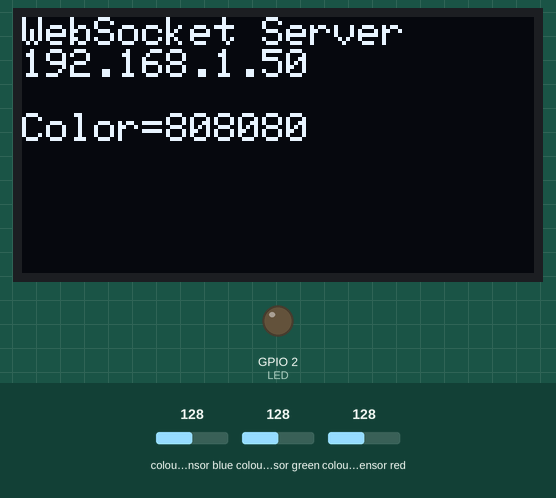
Recording of a sketch running on a simulated ESP32-C3. On the bench: 128×64 one-colour display, output pins drawn as LEDs (lit = HIGH). The inputs (shaded band) are chosen by the test bench; at power-on: colour sensor blue 128, colour sensor green 128, colour sensor red 128. WiFi joins after 1.5 s; servers stay silent unless stated; what the sketch prints to the serial monitor is not drawn.

Above: at 4.7 s.
4.8 s: colour sensor blue set to 191
At 6.1 s:
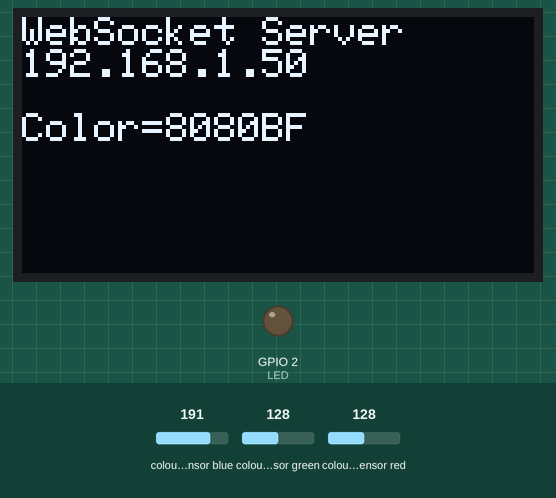
7.2 s: colour sensor green set to 250
At 9.0 s:
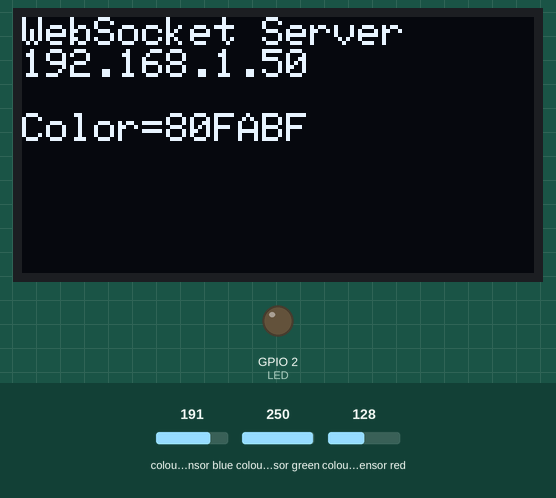
9.3 s: colour sensor red set to 5
At 11.3 s:
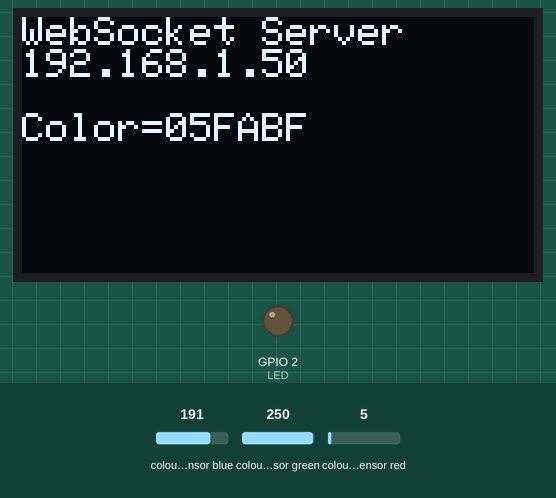
12.9 s: colour sensor blue set to 5
At 13.8 s:
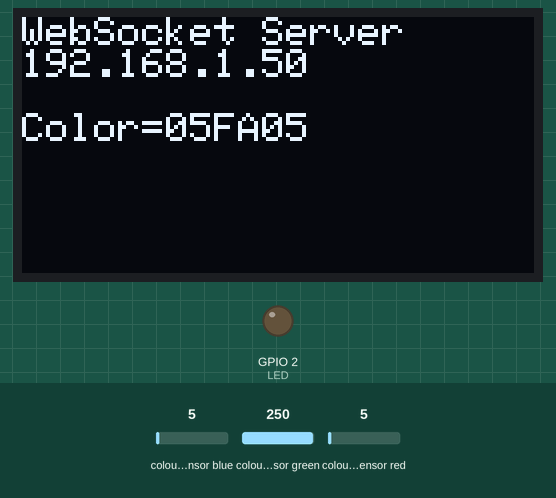
Timing chart, 0 to 15.9 s (numbered marks = the images above; inputs shaded):
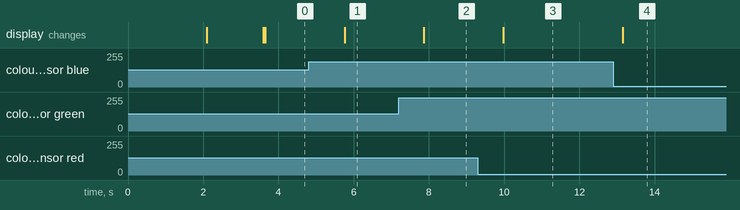

The sketch:

ChB05_-_Color_Sensor_Wifi.ino
```cpp
/*
  WebSocket LED

  ESP32-C3 Running  WebSocket Server Interfacing to the onBoard
  Color Sensor Exercise

  LEDs
  --  IO2
  --  PA7 (3)(ATTINY1614)

  IR_RECV
  --  IO3

  I2C
  --  IO18 (SCL) <-> PB0 (ATTINY1614)
  --  IO19 (SDA) <-> PB1 (ATTINY1614)

*/

#include <WiFi.h>
#include <WiFiMulti.h>
#include <WiFiClientSecure.h>

#include <WebSocketsServer.h>
#include <WebServer.h>

WiFiMulti WiFiMulti;
WebSocketsServer webSocket = WebSocketsServer(81);
WebServer server(80);


#include <Wire.h>
#include "SSD1306Ascii.h"
#include "SSD1306AsciiWire.h"
#include <Adafruit_NeoPixel.h>

#include "Adafruit_TCS34725.h"
Adafruit_TCS34725 tcs = Adafruit_TCS34725(TCS34725_INTEGRATIONTIME_614MS, TCS34725_GAIN_1X);

#define OLED_I2CAADR 0x3C

SSD1306AsciiWire oled;

// i2c PCF8574(A) Port expander
// PCF8574  -> 0 0 1 0  0 A2 A1 A0    0 0 1 1
// PCF8574A -> 0 0 1 1  1 A2 A1 A0    1 0 1 1

#define PEXP_I2CADDR 0x23
//#define PEXP_A_I2CADDR 0x3B

// i2c Slave Co-processor
#define I2CADDR 0x13
// I2C address  - MainBoard
#define I2CADDR_B 0x12

#define I2C_SDA 19
#define I2C_SCL 18
#define LED 2
#define IR_RECV 4
#define NEO_PIXEL 5
#define LED_COUNT 3

// Replace with your network credentials
const char* ssid = "REPLACE_WITH_YOUR_SSID";
const char* password = "REPLACE_WITH_YOUR_PASSWORD";


bool ledState = 0;


const char index_html[] PROGMEM = R"rawliteral(
<!DOCTYPE HTML><html>
<head>
  <title>ESP Web Server</title>
  <meta name="viewport" content="width=device-width, initial-scale=1">
  <link rel="icon" href="data:,">
  <style>
  html {
    font-family: Arial, Helvetica, sans-serif;
    text-align: center;
  }
  </style>
<title>ESP Web Server</title>
<meta name="viewport" content="width=device-width, initial-scale=1">
<link rel="icon" href="data:,">
</head>
<body>
  <div class="topnav">
    <h1>C3 CoreModule - CockroachBot WebSocket Server</h1>
  </div>
  <div class="content">
    <div class="card">
      <h2>LED - GPIO 2</h2>
      <p class="state">state: <span id="state">-</span></p>
      <p><button id="button" class="button">Toggle</button></p>
    </div>
  </div>
<script>
  var gateway = `ws://${window.location.hostname}:81`;
  var websocket;
  window.addEventListener('load', onLoad);
  function initWebSocket() {
    console.log('Trying to open a WebSocket connection...');
    websocket = new WebSocket(gateway);
    websocket.onopen    = onOpen;
    websocket.onclose   = onClose;
    websocket.onmessage = onMessage; // <-- add this line
  }
  function onOpen(event) {
    console.log('Connection opened');
  }
  function onClose(event) {
    console.log('Connection closed');
    setTimeout(initWebSocket, 2000);
  }
  function onMessage(event) {
    var state;
    if (event.data == "LED=1"){
      state = "ON";
    }
    else if (event.data == "LED=0"){
      state = "OFF";
    }
    document.getElementById('state').innerHTML = state;
  }
  function onLoad(event) {
    initWebSocket();
    initButton();
  }
  function initButton() {
    document.getElementById('button').addEventListener('click', toggle);
  }
  function toggle(){
    websocket.send('toggle');
  }
</script>
</body>
</html>
)rawliteral";

//void notifyClients() {
//  ws.textAll(String(ledState));
//}

//
//String processor(const String& var){
//  Serial.println(var);
//  if(var == "STATE"){
//    if (ledState){
//      return "ON";
//    }
//    else{
//      return "OFF";
//    }
//  }
//  return String();
//}

void handleNotFound() {
  String message = "File Not Found\n\n";
  message += "URI: ";
  message += server.uri();
  message += "\nMethod: ";
  message += (server.method() == HTTP_GET) ? "GET" : "POST";
  message += "\nArguments: ";
  message += server.args();
  message += "\n";
  for (uint8_t i = 0; i < server.args(); i++) {
    message += " " + server.argName(i) + ": " + server.arg(i) + "\n";
  }
  server.send(404, "text/plain", message);
}


void webSocketEvent(uint8_t num, WStype_t type, uint8_t * payload, size_t length) {

    switch(type) {
        case WStype_DISCONNECTED:
            Serial.printf("[%u] Disconnected!\n", num);
            break;
        case WStype_CONNECTED:
            {
                IPAddress ip = webSocket.remoteIP(num);
                Serial.printf("[%u] Connected from %d.%d.%d.%d url: %s\n", num, ip[0], ip[1], ip[2], ip[3], payload);

        // send message to client
        webSocket.sendTXT(num, "Connected");
        webSocket.sendTXT(num, ledState? "LED=1": "LED=0");
            }
            break;
        case WStype_TEXT:
            Serial.printf("[%u] get Text: %s\n", num, payload);
            if (strcmp((char*)payload, "toggle") == 0) {
              ledState = !ledState;
              webSocket.broadcastTXT(ledState? "LED=1": "LED=0");
            }

            // send message to client
            // webSocket.sendTXT(num, "message here");

            // send data to all connected clients
            // webSocket.broadcastTXT("message here");
            break;
        case WStype_BIN:
            // send message to client
            // webSocket.sendBIN(num, payload, length);
            break;
    case WStype_ERROR:
    case WStype_FRAGMENT_TEXT_START:
    case WStype_FRAGMENT_BIN_START:
    case WStype_FRAGMENT:
    case WStype_FRAGMENT_FIN:
      break;
    }

}

void setup(){
  Wire.begin(I2C_SDA, I2C_SCL);
  oled.begin(&Adafruit128x64, OLED_I2CAADR);
  pinMode(LED, OUTPUT);
  digitalWrite(LED, LOW);
  delay(2000);

  Serial.begin(115200);
  oled.setFont(Adafruit5x7);
  oled.clear();
  oled.println("WebSocket Server");

  tcs.begin();

  WiFiMulti.addAP(ssid, password);

  while(WiFiMulti.run() != WL_CONNECTED) {
      delay(100);
  }
  // Print ESP Local IP Address
  Serial.println(WiFi.localIP());
  oled.println(WiFi.localIP());

  webSocket.begin();
  webSocket.onEvent(webSocketEvent);

  // handle index
  server.on("/", []() {
      // send index.html
      server.send(200, "text/html", index_html);
  });

  server.onNotFound(handleNotFound);

  server.begin();
}

unsigned long lastColSensorRead = 0;

void loop() {
  webSocket.loop();
  server.handleClient();
  digitalWrite(LED, ledState);

  if (millis() - lastColSensorRead >= 1000) {
//      uint16_t r, g, b, c, colorTemp, lux;
      float red, green, blue;
      char colorBuff[20]; //We just need 12... but let's add more just in case
//      tcs.getRawData(&r, &g, &b, &c);

      oled.setCursor(0, 3);
//      oled.print("R: "); oled.print(r, DEC); oled.print(" ");
//      oled.print("G: "); oled.print(g, DEC); oled.println("   ");
//      oled.print("B: "); oled.print(b, DEC); oled.print(" ");
//      oled.print("C: "); oled.print(c, DEC); oled.println("   ");
      tcs.getRGB(&red, &green, &blue);

      Serial.print("R:\t"); Serial.print(int(red));
      Serial.print("\tG:\t"); Serial.print(int(green));
      Serial.print("\tB:\t"); Serial.println(int(blue));

      sprintf(colorBuff, "Color=%02X%02X%02X", (int)red,(int)green,(int)blue);
      oled.print(colorBuff); oled.println("   ");
      webSocket.broadcastTXT(colorBuff);
      lastColSensorRead = millis();
  }

  delay(2);//allow the cpu to switch to other tasks
}
```

Measured:
- after the input at 4.8 s, the display: changes after 0.96 s (image 1)
- after the input at 7.2 s, the display: changes after 0.67 s (image 2)
- after the input at 9.3 s, the display: changes after 0.68 s (image 3)
- after the input at 12.9 s, the display: changes after 0.25 s (image 4)
